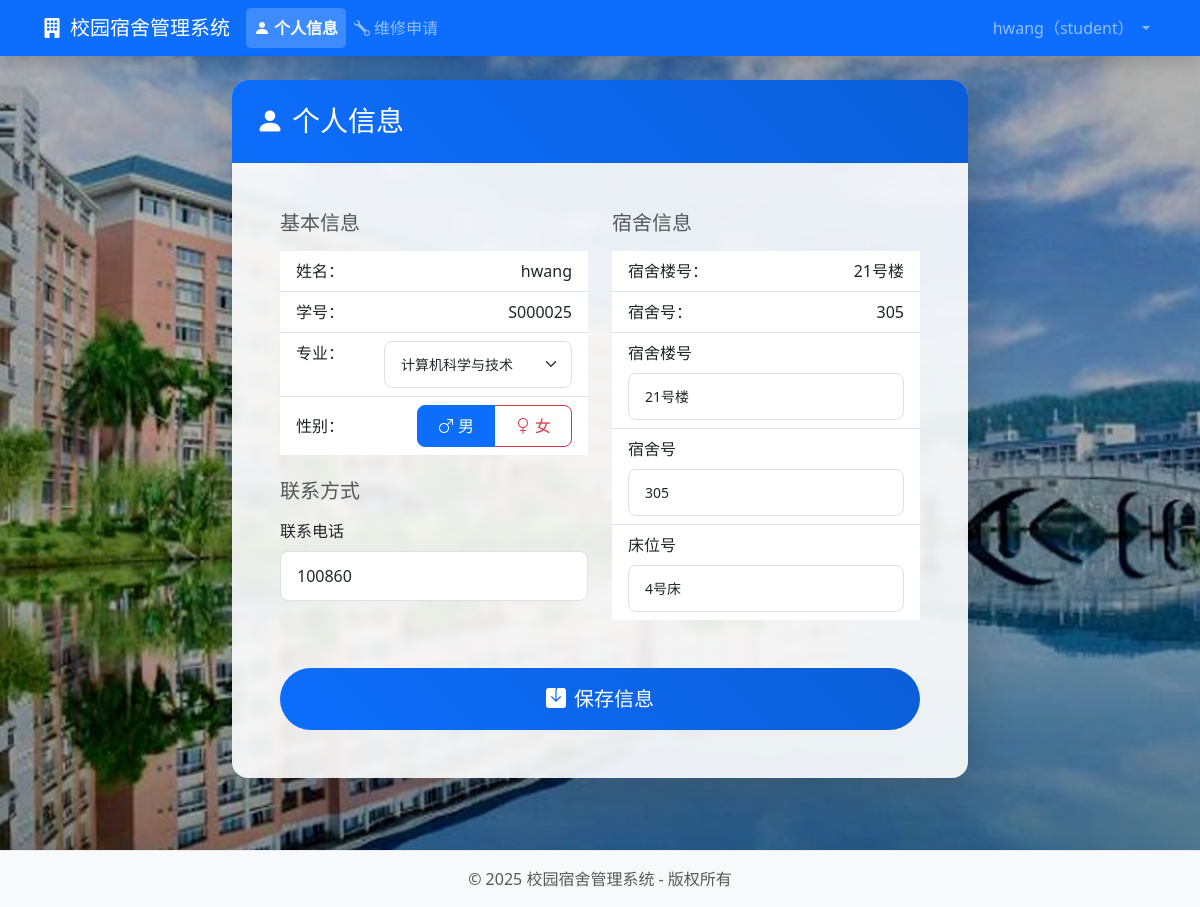
The page /student/profile (signed in) on the database its author committed.
### app.py (models this page shows)
class User(db.Model):
    id = db.Column(db.Integer, primary_key=True)
    username = db.Column(db.String(50), unique=True, nullable=False)
    password = db.Column(db.String(200), nullable=False)  # 加密存储
    role = db.Column(db.String(20), nullable=False)  # admin/student/staff
    name = db.Column(db.String(50), nullable=False)  # 真实姓名
    email = db.Column(db.String(100), unique=True, nullable=True)  # 邮箱字段，用于密码找回
    reset_token = db.Column(db.String(50), nullable=True)  # 重置密码令牌

class Student(db.Model):
    id = db.Column(db.Integer, primary_key=True)
    user_id = db.Column(db.Integer, db.ForeignKey('user.id'), unique=True, nullable=False)
    student_id = db.Column(db.String(20), unique=True, nullable=False)  # 学号
    major = db.Column(db.String(50), nullable=False)  # 专业
    gender = db.Column(db.String(10), nullable=False)  # 性别
    dormitory_id = db.Column(db.Integer, db.ForeignKey('dormitory.id'), nullable=True)  # 宿舍
    bed_number = db.Column(db.String(10), nullable=True)  # 床位号
    phone = db.Column(db.String(20), nullable=True)  # 联系电话
    user = db.relationship('User', backref=db.backref('student', uselist=False), lazy=True)

class Dormitory(db.Model):
    id = db.Column(db.Integer, primary_key=True)
    building = db.Column(db.String(20), nullable=False)  # 楼栋（如1号楼）
    number = db.Column(db.String(20), nullable=False)  # 宿舍号（如101）
    type = db.Column(db.String(20), nullable=False)  # 类型（4人间/6人间）
    capacity = db.Column(db.Integer, nullable=False)  # 容量
    status = db.Column(db.String(20), nullable=False, default='良好')  # 状态
    students = db.relationship('Student', backref='dormitory', lazy=True)

### app.py (the view)
@app.route('/student/profile')
@login_required
@role_required('student')
def student_profile():
    student = Student.query.filter_by(user_id=session['user_id']).first()
    if student is None:
        flash('未找到学生信息，请联系管理员。', 'danger')
        return redirect(url_for('index'))
    dormitory = Dormitory.query.get(student.dormitory_id) if student.dormitory_id else None
    return render_template('student/profile.html', student=student, dormitory=dormitory)

### app.py (called while the page is built)
def login_required(f):
    @wraps(f)
    def decorated_function(*args, **kwargs):
        if 'user_id' not in session:
            flash('请先登录！', 'danger')
            return redirect(url_for('login'))
        return f(*args, **kwargs)
    return decorated_function

def role_required(role):
    def decorator(f):
        @wraps(f)
        def decorated_function(*args, **kwargs):
            if 'user_id' not in session:
                flash('请先登录！', 'danger')
                return redirect(url_for('login'))
            if session.get('role') != role:
                flash('权限不足！', 'danger')
                return redirect(url_for('index'))
            return f(*args, **kwargs)
        return decorated_function
    return decorator

### templates/student/profile.html (shortened to what this page needs)
{% extends "base.html" %}
{% block content %}
<div class="row">
    <div class="col-md-8 mx-auto">
        <div class="card shadow-lg rounded-4 overflow-hidden">
            <div class="card-header bg-primary text-white py-4">
                <h3 class="mb-0">
                    <i class="bi bi-person-fill me-2"></i>个人信息
                </h3>
            </div>
            <div class="card-body p-5">
                <form method="POST" action="{{ url_for('update_student_info') }}">
                    <div class="row g-4">
                        <div class="col-md-6">
                            <h5 class="text-muted mb-3">基本信息</h5>
                            <ul class="list-group list-group-flush">
                                <li class="list-group-item d-flex justify-content-between">
                                    <span class="fw-medium">姓名：</span>
                                    <span>{{ student.user.name }}</span>
                                </li>
                                <li class="list-group-item d-flex justify-content-between">
                                    <span class="fw-medium">学号：</span>
                                    <span>{{ student.student_id }}</span>
                                </li>
                                <li class="list-group-item d-flex justify-content-between">
                                    <span class="fw-medium">专业：</span>
                                    <span>
                                        <select class="form-select form-select-sm" name="major" required>
                                            <option value="计算机科学与技术" {% if student.major == '计算机科学与技术' %}selected{% endif %}>计算机科学与技术</option>
                                        </select>
                                    </span>
                                </li>
                                <li class="list-group-item d-flex justify-content-between align-items-center">
                                    <span class="fw-medium">性别：</span>
                                    <div class="btn-group" role="group">
                                        <label class="btn btn-outline-primary" for="male">
                                            <i class="bi bi-gender-male me-1"></i>男
                                        </label>
                                        <label class="btn btn-outline-danger" for="female">
                                            <i class="bi bi-gender-female me-1"></i>女
                                        </label>
                                    </div>
                                </li>
                            </ul>
                            <h5 class="text-muted mt-4 mb-3">联系方式</h5>
                            <div class="mb-3">
                                <label for="phone" class="form-label">联系电话</label>
                                <input type="text" class="form-control" id="phone" name="phone" value="{{ student.phone or '' }}" placeholder="请输入联系电话">
                            </div>
                        </div>
                        <div class="col-md-6">
                            <h5 class="text-muted mb-3">宿舍信息</h5>
                            <ul class="list-group list-group-flush">
                                {% if student.dormitory %}
                                <li class="list-group-item d-flex justify-content-between">
                                    <span class="fw-medium">宿舍楼号：</span>
                                    <span>{{ student.dormitory.building }}</span>
                                </li>
                                <li class="list-group-item d-flex justify-content-between">
                                    <span class="fw-medium">宿舍号：</span>
                                    <span>{{ student.dormitory.number }}</span>
                                </li>
                                {% else %}
                                <li class="list-group-item">
                                    <span class="text-muted">暂未分配宿舍</span>
                                </li>
                                {% endif %}
                                <li class="list-group-item">
                                    <label for="building" class="form-label fw-medium">宿舍楼号</label>
                                    <input type="text" class="form-control form-control-sm" id="building" name="building"
                                           value="{{ student.dormitory.building if student.dormitory else '' }}"
                                           placeholder="如：1号楼">
                                </li>
                                <li class="list-group-item">
                                    <label for="dorm_number" class="form-label fw-medium">宿舍号</label>
                                    <input type="text" class="form-control form-control-sm" id="dorm_number" name="dorm_number"
                                           value="{{ student.dormitory.number if student.dormitory else '' }}"
                                           placeholder="如：101">
                                </li>
                                <li class="list-group-item">
                                    <label for="bed_number" class="form-label fw-medium">床位号</label>
                                    <input type="text" class="form-control form-control-sm" id="bed_number" name="bed_number"
                                           value="{{ student.bed_number or '' }}"
                                           placeholder="如：1号床">
                                </li>
                            </ul>
                        </div>
                    </div>
                    <div class="mt-5">
                        <button type="submit" class="btn btn-primary btn-lg w-100 py-3 rounded-pill">
                            <i class="bi bi-save-fill me-2"></i>保存信息
                        </button>
                    </div>
                </form>
            </div>
        </div>
    </div>
</div>
{% endblock %}

### templates/base.html (shortened to what this page needs)
<!DOCTYPE html>
<html lang="zh-CN">
<head>
    <link href="https://cdn.jsdelivr.net/npm/bootstrap@5.3.0/dist/css/bootstrap.min.css" rel="stylesheet">
    <link rel="stylesheet" href="https://cdn.jsdelivr.net/npm/bootstrap-icons@1.10.5/font/bootstrap-icons.css">
    <link rel="stylesheet" href="{{ url_for('static', filename='css/custom.css') }}">
</head>
<body class="d-flex flex-column min-vh-100 site-background">
    {% if 'user_id' in session %}
    <nav class="navbar navbar-expand-lg navbar-dark bg-primary shadow">
        <div class="container">
            <a class="navbar-brand" href="{{ url_for('index') }}">
                <i class="bi bi-building-fill me-2"></i>校园宿舍管理系统
            </a>
            <div class="collapse navbar-collapse" id="navbarNav">
                <ul class="navbar-nav me-auto">
                    {% if session.role == 'admin' %}
                    <li class="nav-item">
                        <a class="nav-link {% if request.endpoint == 'admin_dashboard' %}active{% endif %}" href="{{ url_for('admin_dashboard') }}">
                            <i class="bi bi-speedometer2 me-1"></i>仪表盘
                        </a>
                    </li>
                    <li class="nav-item">
                        <a class="nav-link {% if request.endpoint == 'admin_dormitories' %}active{% endif %}" href="{{ url_for('admin_dormitories') }}">
                            <i class="bi bi-door-open-fill me-1"></i>宿舍管理
                        </a>
                    </li>
                    <li class="nav-item">
                        <a class="nav-link {% if request.endpoint == 'admin_students' %}active{% endif %}" href="{{ url_for('admin_students') }}">
                            <i class="bi bi-people-fill me-1"></i>学生管理
                        </a>
                    </li>
                    <li class="nav-item">
                        <a class="nav-link {% if request.endpoint == 'admin_repairs' %}active{% endif %}" href="{{ url_for('admin_repairs') }}">
                            <i class="bi bi-wrench me-1"></i>维修管理
                        </a>
                    </li>
                    {% elif session.role == 'student' %}
                    <li class="nav-item">
                        <a class="nav-link {% if request.endpoint == 'student_profile' %}active{% endif %}" href="{{ url_for('student_profile') }}">
                            <i class="bi bi-person-fill me-1"></i>个人信息
                        </a>
                    </li>
                    <li class="nav-item">
                        <a class="nav-link {% if request.endpoint == 'student_repairs' %}active{% endif %}" href="{{ url_for('student_repairs') }}">
                            <i class="bi bi-wrench me-1"></i>维修申请
                        </a>
                    </li>
                    {% elif session.role == 'staff' %}
                    <li class="nav-item">
                        <a class="nav-link {% if request.endpoint == 'staff_repairs' %}active{% endif %}" href="{{ url_for('staff_repairs') }}">
                            <i class="bi bi-wrench me-1"></i>维修处理
                        </a>
                    </li>
                    {% endif %}
                </ul>
                <ul class="navbar-nav">
                    <li class="nav-item dropdown">
                        <a class="nav-link dropdown-toggle" href="#" role="button" data-bs-toggle="dropdown">
                            {{ session.name }}（{{ session.role }}）
                        </a>
                    </li>
                </ul>
            </div>
        </div>
    </nav>
    {% endif %}
    <div class="container mt-4 mb-5 flex-grow-1">
        {% block content %}{% endblock %}
    </div>
    <footer class="bg-light py-3 mt-auto">
        <div class="container text-center text-muted">
            <p class="mb-0">&copy; 2025 校园宿舍管理系统 - 版权所有</p>
        </div>
    </footer>
</body>
</html>

### static/css/custom.css (style rules this page uses)
body { font-family: 'Segoe UI', Tahoma, Geneva, Verdana, sans-serif; background-color: #f8f9fa; }
.site-background { position: relative; z-index: 1; background-color: transparent !important; }
.card { background-color: rgba(255, 255, 255, 0.9); backdrop-filter: blur(5px); border: none; border-radius: 1rem; box-shadow: 0 0.5rem 1rem rgba(0, 0, 0, 0.1); transition: all 0.3s ease; margin-bottom: 1.5rem; }
.card-header { background-color: transparent; border-bottom: 1px solid rgba(0, 0, 0, 0.05); font-weight: 600; padding: 1.25rem 1.5rem; }
.card-body { padding: 1.5rem; }
.btn { border-radius: 0.5rem; transition: all 0.2s ease; font-weight: 500; padding: 0.5rem 1.25rem; }
.btn-primary { background: linear-gradient(45deg, #0d6efd, #0b5ed7); border: none; }
.form-control { border-radius: 0.5rem; padding: 0.75rem 1rem; border: 1px solid #dee2e6; }
.form-select { border-radius: 0.5rem; padding: 0.75rem 1rem; }
.nav-link.active { font-weight: 600; color: #fff !important; background-color: rgba(255, 255, 255, 0.2); border-radius: 0.3rem; }
footer { background-color: rgba(255, 255, 255, 0.8) !important; backdrop-filter: blur(5px); border-top: 1px solid rgba(0, 0, 0, 0.05); }

### templates/student/profile.html (style rules this page uses)
.card-header { background: linear-gradient(45deg, #0d6efd, #0b5ed7) !important; }
.btn-check:checked + .btn-outline-primary { background-color: #0d6efd; color: white; border-color: #0d6efd; }

### rows shown on the page
User: name "hwang", role "student", user.name "hwang"
Student: student_id "S000025", major "计算机科学与技术", phone "100860", bed_number "4号床"
Dormitory: dormitory.building "21号楼", dormitory.number "305", building "21号楼", dorm_number "305"
